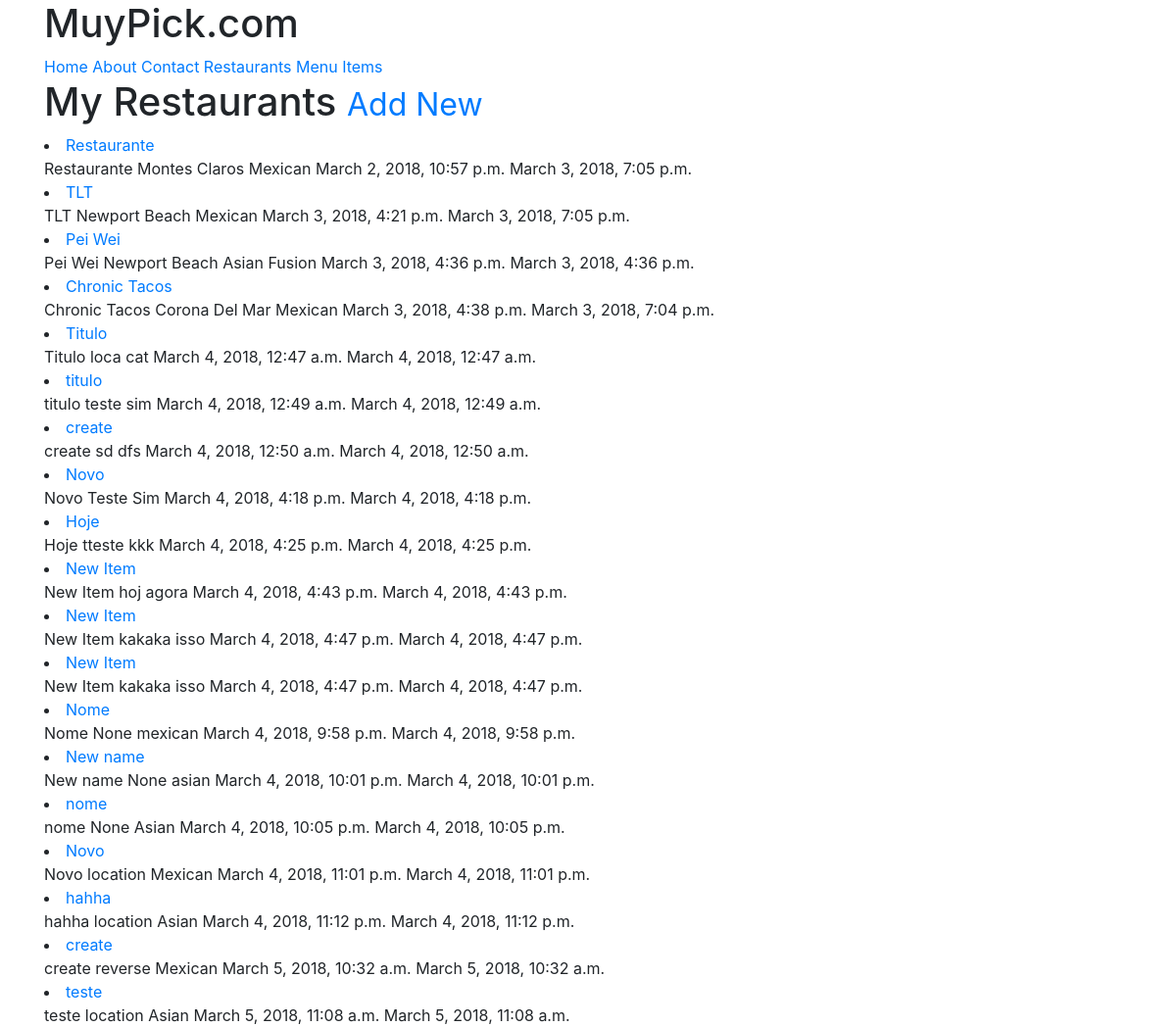
The page /restaurants/ (signed in) on the database as committed earlier.
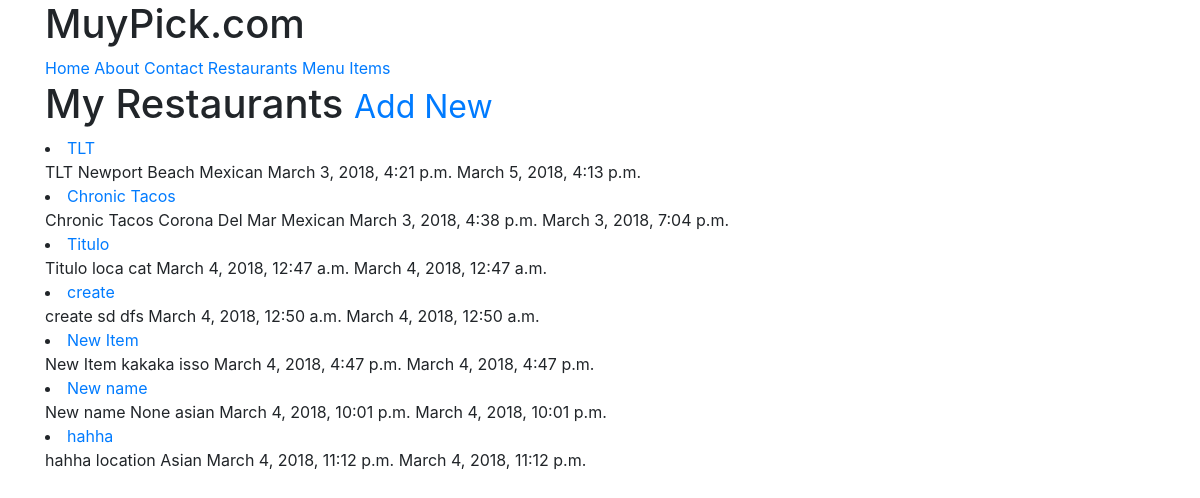
The same page on the database as committed later.
### restaurants/models.py (models this page shows, shortened)
class RestaurantLocation(models.Model):
    owner          = models.ForeignKey(User)
    name          = models.CharField(max_length = 120)
    location      = models.CharField(max_length = 120, null = True, blank = True)
    category      = models.CharField(max_length = 120, null = True, blank = True, validators = [validate_category])
    timestamp     = models.DateTimeField(auto_now_add = True)
    updated       = models.DateTimeField(auto_now = True)
    slug          = models.SlugField(null = True, blank = True)
    def __str__(self):
        return self.name
    def get_absolute_url(self):
        return reverse('restaurants:detail', kwargs={'slug': self.slug})

### restaurants/views.py (the view)
class RestaurantListView(LoginRequiredMixin, ListView):
    def get_queryset(self):
        return RestaurantLocation.objects.filter(owner=self.request.user)

### restaurants/templates/restaurants/restaurantlocation_list.html (shortened to what this page needs)
{% extends "base.html" %}
{% block content %}
<h1>My Restaurants <small><a href="{% url 'restaurants:create' %}">Add New</a></small> </h1>
{% for obj in object_list %}
    <li>
        <a href="{{ obj.get_absolute_url }}">{{ obj }}</a>
        <br/>
        {{ obj.name }} {{ obj.location }} {{ obj.category }} {{ obj.timestamp }} {{ obj.updated }}
    </li>
{% empty %}
<li><a href="{% url 'restaurants:create' %}">Add One</a></li>
{% endfor %}
{% endblock content %}

### templates/base.html (shortened to what this page needs)
<!DOCTYPE html>
<html>
    <head>
        {% include 'snippets/css.html' %}
    </head>
    <body>
        {% include 'snippets/nav.html' %}
        <div class="container">
            {% block content %}{% endblock content %}
        </div>
    </body>
</html>

### templates/snippets/css.html (shortened to what this page needs)
<link rel="stylesheet" href="https://maxcdn.bootstrapcdn.com/bootstrap/4.0.0/css/bootstrap.min.css">

### templates/snippets/nav.html
<div class="container">
    <h1>MuyPick.com</h1>
    <a href="{% url 'home' %}">Home</a>
    <a href="{% url 'about' %}">About</a>
    <a href="{% url 'contact' %}">Contact</a>
    {% if request.user.is_authenticated %}
    <a href="{% url 'restaurants:list' %}">Restaurants</a>
    <a href="{% url 'menus:list' %}">Menu Items</a>
    {% endif %}
</div>

Rows that differ between the two databases and show on the page:
removed RestaurantLocation: name "Restaurante", location "Montes Claros", category "Mexican", timestamp "March 2, 2018, 10:57 p.m.", updated "March 3, 2018, 7:05 p.m."
removed RestaurantLocation: name "Pei Wei", location "Newport Beach", category "Asian Fusion", timestamp "March 3, 2018, 4:36 p.m.", updated "March 3, 2018, 4:36 p.m."
removed RestaurantLocation: name "titulo", location "teste", category "sim", timestamp "March 4, 2018, 12:49 a.m.", updated "March 4, 2018, 12:49 a.m."
removed RestaurantLocation: name "Novo", location "Teste", category "Sim", timestamp "March 4, 2018, 4:18 p.m.", updated "March 4, 2018, 4:18 p.m."
removed RestaurantLocation: name "Hoje", location "tteste", category "kkk", timestamp "March 4, 2018, 4:25 p.m.", updated "March 4, 2018, 4:25 p.m."
removed RestaurantLocation: name "New Item", location "hoj", category "agora", timestamp "March 4, 2018, 4:43 p.m.", updated "March 4, 2018, 4:43 p.m."
removed RestaurantLocation: name "New Item", location "kakaka", category "isso", timestamp "March 4, 2018, 4:47 p.m.", updated "March 4, 2018, 4:47 p.m."
removed RestaurantLocation: name "Nome", location "None", category "mexican", timestamp "March 4, 2018, 9:58 p.m.", updated "March 4, 2018, 9:58 p.m."
removed RestaurantLocation: name "nome", location "None", category "Asian", timestamp "March 4, 2018, 10:05 p.m.", updated "March 4, 2018, 10:05 p.m."
removed RestaurantLocation: name "Novo", location "location", category "Mexican", timestamp "March 4, 2018, 11:01 p.m.", updated "March 4, 2018, 11:01 p.m."
removed RestaurantLocation: name "create", location "reverse", category "Mexican", timestamp "March 5, 2018, 10:32 a.m.", updated "March 5, 2018, 10:32 a.m."
removed RestaurantLocation: name "teste", location "location", category "Asian", timestamp "March 5, 2018, 11:08 a.m.", updated "March 5, 2018, 11:08 a.m."
changed RestaurantLocation "TLT": updated "March 3, 2018, 7:05 p.m." → "March 5, 2018, 4:13 p.m."
